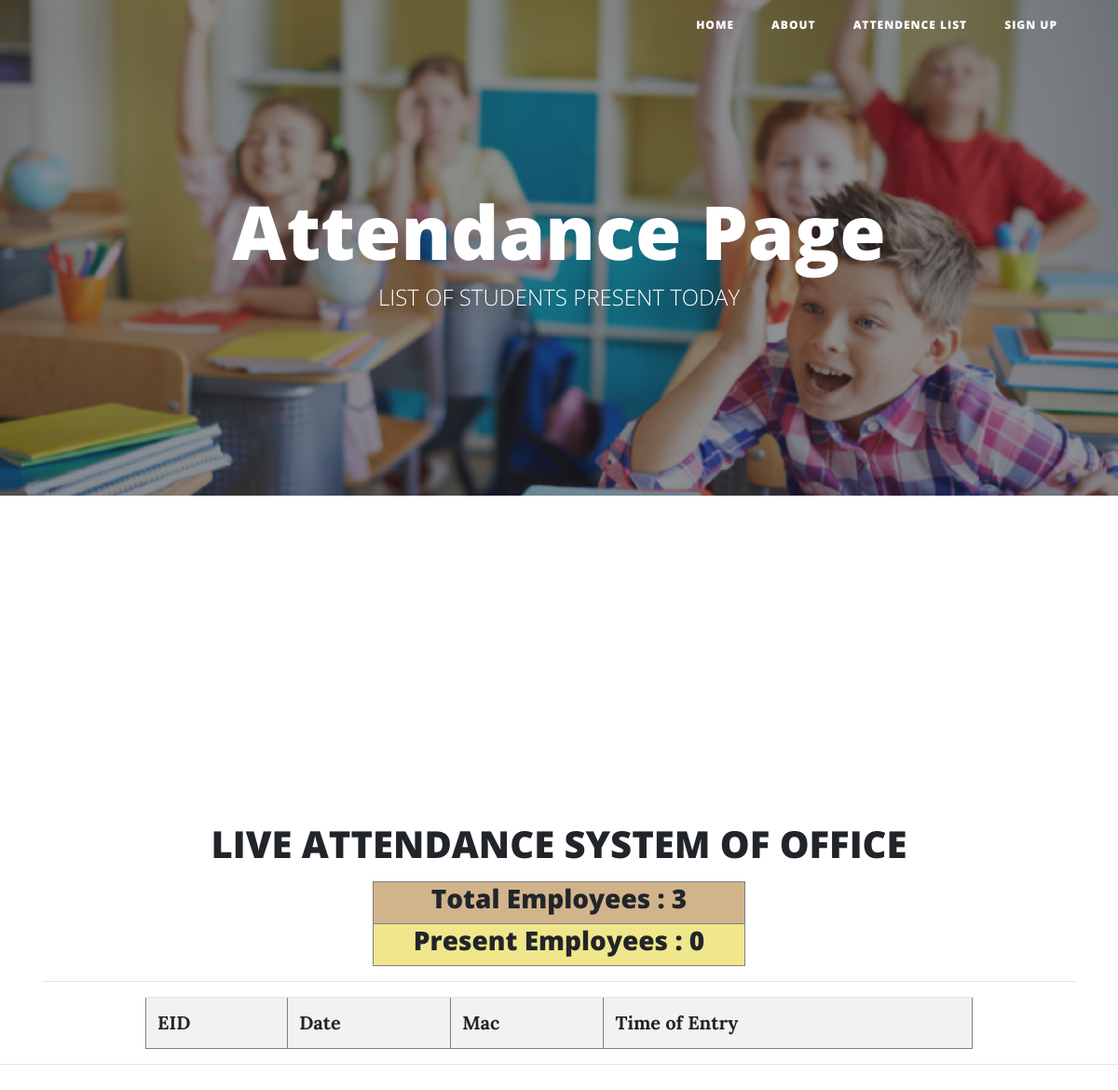
The app's page /post, older data.
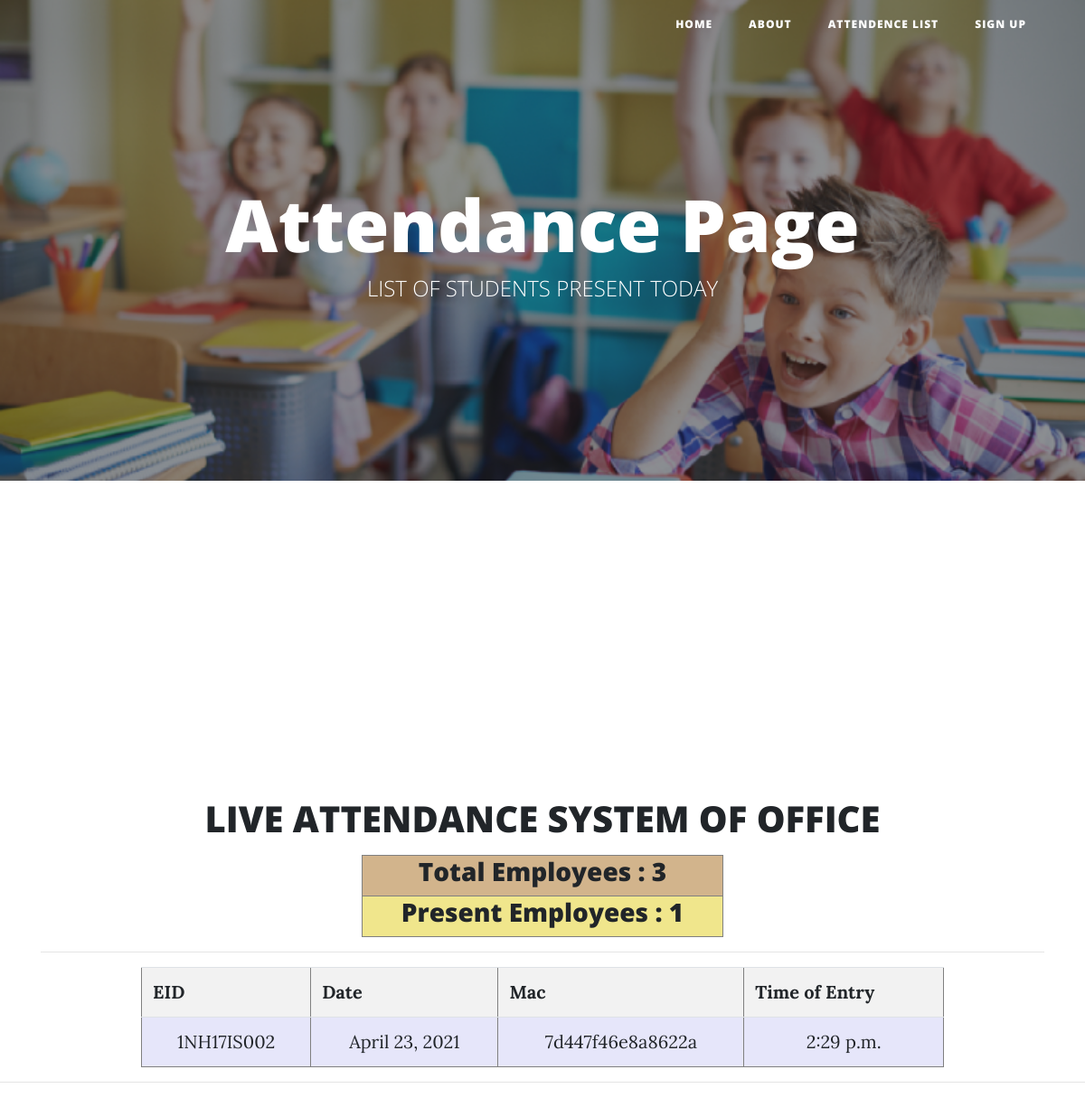
The same page, newer data.
### mysite/models.py (models this page shows)
class Attendance(models.Model):
    sno = models.AutoField(primary_key=True)
    mac = models.CharField(max_length=20)
    usn = models.CharField(max_length=20)
    date = models.DateField(default=now)
    time = models.TimeField(default=now)

### mysite/views.py (the view)
# urls.py: path('post', views.display, name='display'),
def display(request):
    var_date = datetime.today().strftime('%Y-%m-%d')
    db1 = Student.objects.values()
    all = Attendance.objects.filter(date=var_date)
    presentcount = len(all)
    totalcount = len(db1)
    params = {'object': all, 'presentCount': presentcount,
              'totalCount': totalcount}
    return render(request, 'dashboard.html', params)

### mysite/templates/dashboard.html (shortened to what this page needs)
{% extends "layout.html" %}
{% block body %}
      <header class="masthead" style="background-image: url('/mysite/static/img/attendancepage.jpg')">
      <div class="overlay"></div>
      <div class="container">
        <div class="row">
          <div class="col-lg-8 col-md-10 mx-auto">
            <div class="page-heading">
              <h1>Attendance Page</h1>
              <span class="subheading">LIST OF STUDENTS PRESENT TODAY</span>
            </div>
          </div>
        </div>
      </div>
    </header>
    <div class="container">
        <body bgcolor="#faebd7">
            <div id="chartContainer" style="height: 300px; width: 100%;"></div>
            <marquee class="table table-striped" scrollamount="10" bgcolor="Aqua" align="center"><h1>LIVE ATTENDANCE SYSTEM OF OFFICE</h1></marquee>
            <table width="400px" align="center" border="1px">
             <tr>
                 <th bgcolor="#d2b48c"><h3 align="center">Total Employees : {{ totalCount }}</h3></th>
             </tr>
             <tr>
                 <th bgcolor="#f0e68c"> <h3 align="center">Present Employees : {{ presentCount}}</h3></th>
             </tr>
            </table>
             <hr>
        <table id="comments" class="table table-striped" style="width:80%" border="1" align="center">
            <tr bgcolor="aqua">
                <th align="center">EID</th>
                <th align="center">Date</th>
                <th align="center">Mac</th>
                <th align="center">Time of Entry</th>
            </tr>
                {% for i in object %}
                     <tr class="result"  bgcolor="#e6e6fa">
                     <td align="center"> {{ i.usn }}</td>
                     <td align="center"> {{ i.date }}</td>
                     <td align="center"> {{ i.mac }}</td>
                     <td align="center"> {{ i.time }}</td>
                     </tr>
                {% endfor %}
        </table>
    </div>
    </body>
    {% endblock %}

### mysite/templates/layout.html (shortened to what this page needs)
<!DOCTYPE html>
<html lang="en">
  <head>
    <link href="/mysite/static/vendor/bootstrap/css/bootstrap.min.css" rel="stylesheet">
    <link href="/mysite/static/css/clean-blog.css" rel="stylesheet" type="text/css">
    <link href="/mysite/static/css/clean-blog.min.css" rel="stylesheet">
  </head>
  <body>
    <nav class="navbar navbar-expand-lg navbar-light fixed-top" id="mainNav">
      <div class="container">
        <div class="collapse navbar-collapse" id="navbarResponsive">
          <ul class="navbar-nav ml-auto">
            <li class="nav-item">
              <a class="nav-link" href="/">Home</a>
            </li>
            <li class="nav-item">
              <a class="nav-link" href="/about">About</a>
            </li>
            <li class="nav-item">
              <a class="nav-link" href="/post">Attendence List</a>
            </li>
            <li class="nav-item">
              <a class="nav-link" href="/contact">Sign Up</a>
            </li>
          </ul>
        </div>
      </div>
    </nav>
{% block body %} {% endblock %}
 <hr>
    <footer>
    </footer>
  </body>
</html>

### mysite/static/css/clean-blog.css (style rules this page uses)
body { font-size: 20px; color: #212529; font-family: 'Lora', 'Times New Roman', serif; }
h1, h2, h3, h4, h5, h6 { font-weight: 800; font-family: 'Open Sans', 'Helvetica Neue', Helvetica, Arial, sans-serif; }
a { color: #212529; transition: all 0.2s; }
#mainNav { position: absolute; border-bottom: 1px solid #e9ecef; background-color: white; font-family: 'Open Sans', 'Helvetica Neue', Helvetica, Arial, sans-serif; }
#mainNav .navbar-nav > li.nav-item > a { font-size: 12px; font-weight: 800; letter-spacing: 1px; text-transform: uppercase; }
@media only screen and (min-width: 992px) { #mainNav { border-bottom: 1px solid transparent; background: transparent; } }
@media only screen and (min-width: 992px) { #mainNav .navbar-nav > li.nav-item > a { padding: 10px 20px; color: #fff; } }
@media only screen and (min-width: 992px) { #mainNav { transition: background-color 0.2s; transform: translate3d(0, 0, 0); -webkit-backface-visibility: hidden; } }
header.masthead { margin-bottom: 50px; background: no-repeat center center; background-color: #868e96; background-attachment: scroll; position: relative; background-size: cover; }
header.masthead .overlay { position: absolute; top: 0; left: 0; height: 100%; width: 100%; background-color: #212529; opacity: 0.5; }
header.masthead .page-heading, header.masthead .post-heading, header.masthead .site-heading { padding: 200px 0 150px; color: white; }
@media only screen and (min-width: 768px) { header.masthead .page-heading, header.masthead .post-heading, header.masthead .site-heading { padding: 200px 0; } }
header.masthead .page-heading, header.masthead .site-heading { text-align: center; }
header.masthead .page-heading h1, header.masthead .site-heading h1 { font-size: 50px; margin-top: 0; }
header.masthead .page-heading .subheading, header.masthead .site-heading .subheading { font-size: 24px; font-weight: 300; line-height: 1.1; display: block; margin: 10px 0 0; font-family: 'Open Sans', 'Helvetica Neue', Helvetica, Arial, sans-serif; }
@media only screen and (min-width: 768px) { header.masthead .page-heading h1, header.masthead .site-heading h1 { font-size: 80px; } }
footer { padding: 50px 0 65px; }

Row changes from the older to the newer data that the page shows:
added Attendance: usn "1NH17IS002", date "April 23, 2021", mac "7d447f46e8a8622a", time "2:29 p.m."
Text that changed along with them:
{{ presentCount }}: "0" → "1"
